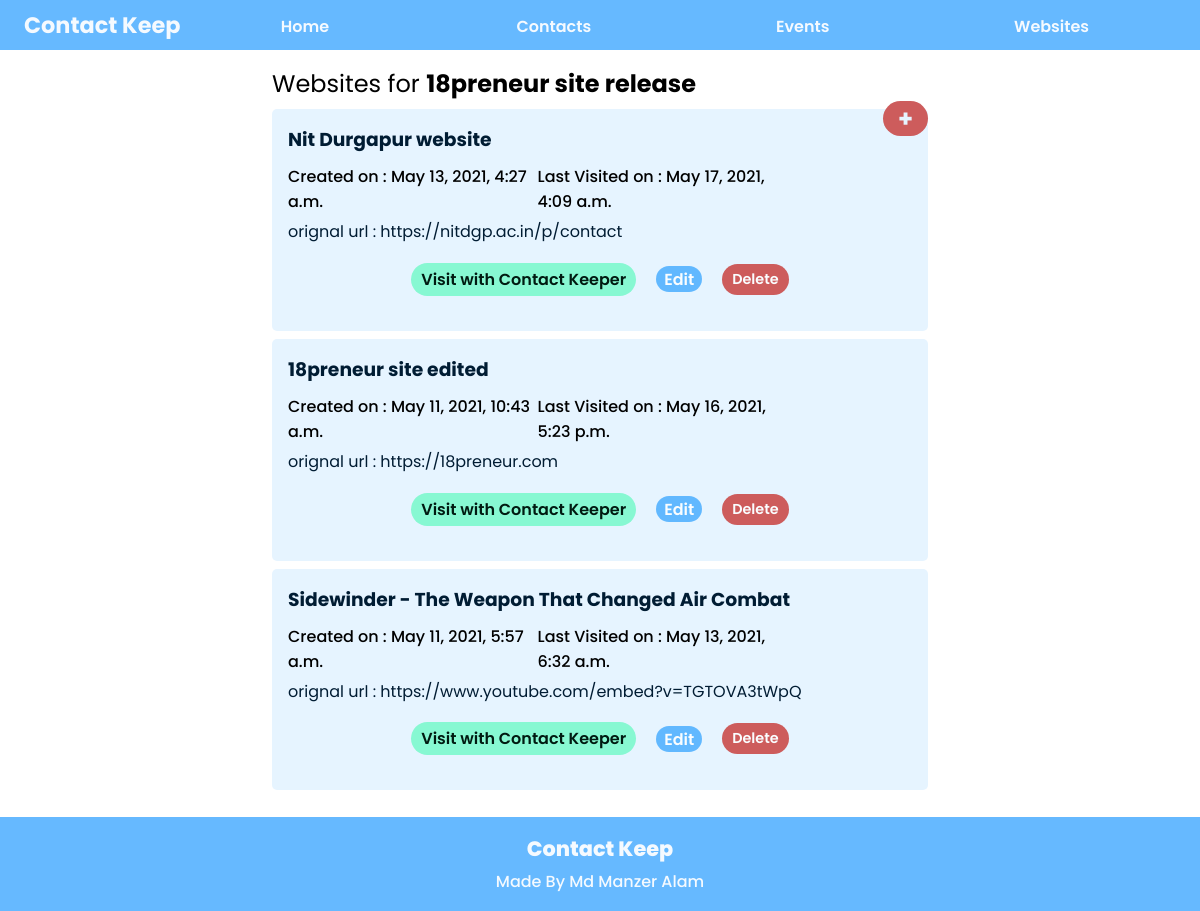
Page /websites/ on the earlier database version.
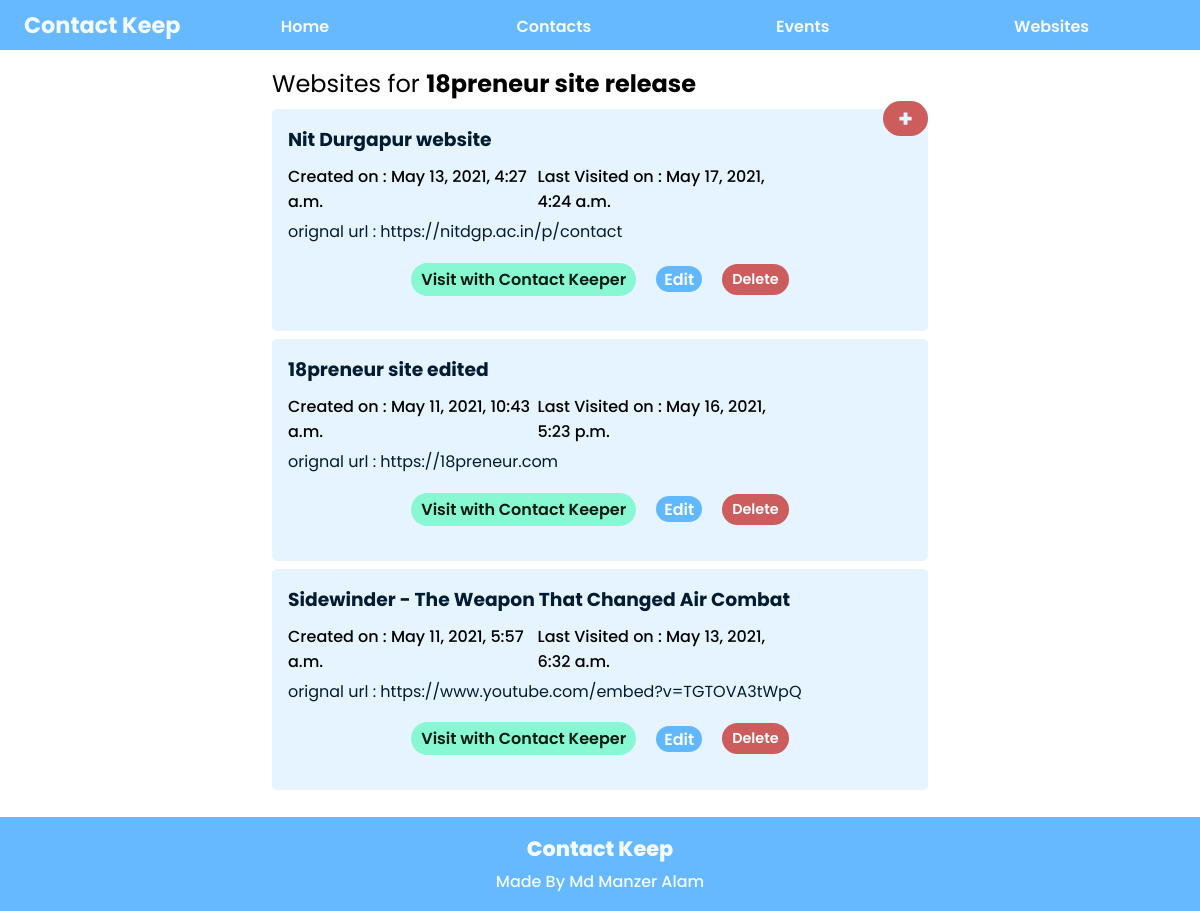
Same page on the later database version.
### contactkeep/models.py (models this page shows, shortened)
class Website(models.Model):
    event = models.ForeignKey(Event, on_delete=models.CASCADE)
    url = models.CharField("Link for website",max_length=250)
    name = models.CharField("Name for website",max_length=250)
    web_cache = models.CharField("Cache of website content",max_length=100000,default='')
    last_visit = models.DateTimeField("last visited on",auto_now=True)
    created_on = models.DateTimeField("Created on",auto_created=True,default=timezone.now)

### contactkeep/views.py (the view, shortened to what this page needs)
# urls.py: path('websites/',views.websites,name="websites"),
def websites(request):
    current_event = Event.objects.filter(current=True)
    if(current_event.count()!=0):
        current_event = current_event[0]
        websites_for_event = Website.objects.filter(event=current_event).order_by('-last_visit')
    else:
        websites_for_event = "no event selected"
    context = {
        'event' : current_event,
        'websites_for_event' : websites_for_event,
    }
    return render(request,'contactkeep/websites.html',context)

### contactkeep/templates/contactkeep/websites.html (shortened to what this page needs)
{% load static %}
<!DOCTYPE html>
<html lang="en">
<head>
    <link rel="stylesheet" type="text/css" href="{% static 'contactkeep/websites.css' %}">
</head>
{% include 'contactkeep/snippets/navigation.html' %}
<body>
    <main>
        <h2 id="title">Websites for <span>{{event.name}}</span></h2>
        <section id="add-website">
            <button id="btn-add-website" onclick="toggleForm()">+</button>
        </section>
        <section class="websites-holder">
            {% for website in websites_for_event %}
                <section class="website-holder">
                    <h3>{{website.name}}</h3>
                    <div class="date-holder">
                        <h4>Created on : {{website.created_on}}</h4>
                        <h4>Last Visited on : {{website.last_visit}}</h4>
                    </div>
                    <a href="{{website.url}}" class="url">orignal url : {{website.url}}</a>
                    <ul class="links">
                        <li><a href="{% url 'contactkeep:view_website' website.id %}" class="url visit-with">Visit with Contact Keeper</a></li>
                        <li><a href="{% url 'contactkeep:website_edit' website.id %}" class="edit-link">Edit</a></li>
                        <li>
                            <form action="" method="post" enctype="multipart/form-data" class="delete-form">
                                <input type="submit" value="Delete" class="del-btn" name="website-delete">
                            </form>
                        </li>
                    </ul>
                </section>
            {% endfor %}
        </section>
    </main>
</body>
{% include 'contactkeep/snippets/footer.html' %}
</html>

Differences in the rows shown:
changed Website "Nit Durgapur website": last_visit "May 17, 2021, 4:09 a.m." → "May 17, 2021, 4:24 a.m."
